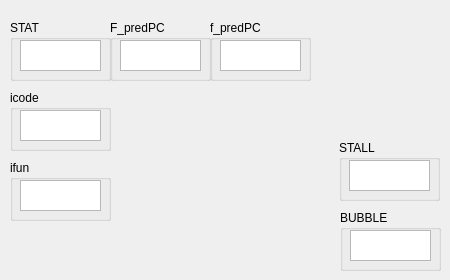
      <widget class="QWidget" name="Fetch">
       <attribute name="title">
        <string>Fetch</string>
       </attribute>
       <widget class="QGroupBox" name="groupBox_5">
        <property name="geometry">
         <rect>
          <x>110</x>
          <y>20</y>
          <width>101</width>
          <height>61</height>
         </rect>
        </property>
        <property name="title">
         <string>F_predPC</string>
        </property>
        <widget class="QTextBrowser" name="F_predPC">
         <property name="geometry">
          <rect>
           <x>10</x>
           <y>20</y>
           <width>81</width>
           <height>31</height>
          </rect>
         </property>
        </widget>
       </widget>
       <widget class="QGroupBox" name="groupBox_6">
        <property name="geometry">
         <rect>
          <x>210</x>
          <y>20</y>
          <width>101</width>
          <height>61</height>
         </rect>
        </property>
        <property name="title">
         <string>f_predPC</string>
        </property>
        <widget class="QTextBrowser" name="f_predPC">
         <property name="geometry">
          <rect>
           <x>10</x>
           <y>20</y>
           <width>81</width>
           <height>31</height>
          </rect>
         </property>
        </widget>
       </widget>
       <widget class="QGroupBox" name="groupBox_7">
        <property name="geometry">
         <rect>
          <x>10</x>
          <y>20</y>
          <width>101</width>
          <height>61</height>
         </rect>
        </property>
        <property name="title">
         <string>STAT</string>
        </property>
        <widget class="QTextBrowser" name="F_STAT">
         <property name="geometry">
          <rect>
           <x>10</x>
           <y>20</y>
           <width>81</width>
           <height>31</height>
          </rect>
         </property>
        </widget>
       </widget>
       <widget class="QGroupBox" name="groupBox_8">
        <property name="geometry">
         <rect>
          <x>339</x>
          <y>140</y>
          <width>101</width>
          <height>61</height>
         </rect>
        </property>
        <property name="title">
         <string>STALL</string>
        </property>
        <widget class="QTextBrowser" name="F_stall">
         <property name="geometry">
          <rect>
           <x>10</x>
           <y>20</y>
           <width>81</width>
           <height>31</height>
          </rect>
         </property>
        </widget>
       </widget>
       <widget class="QGroupBox" name="groupBox_9">
        <property name="geometry">
         <rect>
          <x>340</x>
          <y>210</y>
          <width>101</width>
          <height>61</height>
         </rect>
        </property>
        <property name="title">
         <string>BUBBLE</string>
        </property>
        <widget class="QTextBrowser" name="F_bubble">
         <property name="geometry">
          <rect>
           <x>10</x>
           <y>20</y>
           <width>81</width>
           <height>31</height>
          </rect>
         </property>
        </widget>
       </widget>
       <widget class="QGroupBox" name="groupBox_13">
        <property name="geometry">
         <rect>
          <x>10</x>
          <y>160</y>
          <width>101</width>
          <height>61</height>
         </rect>
        </property>
        <property name="title">
         <string>ifun</string>
        </property>
        <widget class="QTextBrowser" name="F_ifun">
         <property name="geometry">
          <rect>
           <x>10</x>
           <y>20</y>
           <width>81</width>
           <height>31</height>
          </rect>
         </property>
        </widget>
       </widget>
       <widget class="QGroupBox" name="groupBox_14">
        <property name="geometry">
         <rect>
          <x>10</x>
          <y>90</y>
          <width>101</width>
          <height>61</height>
         </rect>
        </property>
        <property name="title">
         <string>icode</string>
        </property>
        <widget class="QTextBrowser" name="F_icode">
         <property name="geometry">
          <rect>
           <x>10</x>
           <y>20</y>
           <width>81</width>
           <height>31</height>
          </rect>
         </property>
        </widget>
       </widget>
       <zorder>groupBox_5</zorder>
       <zorder>groupBox_6</zorder>
       <zorder>groupBox_7</zorder>
       <zorder>groupBox_8</zorder>
       <zorder>groupBox_9</zorder>
       <zorder>groupBox_13</zorder>
       <zorder>groupBox_14</zorder>
       <zorder>text_esp</zorder>
      </widget>
